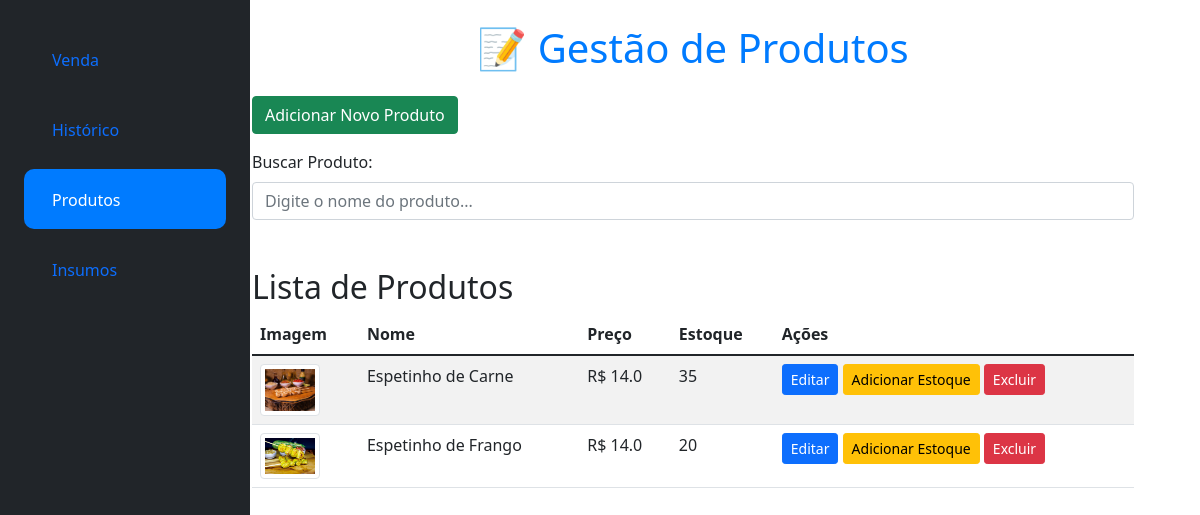
/produtos, run on an earlier commit of the app's database.
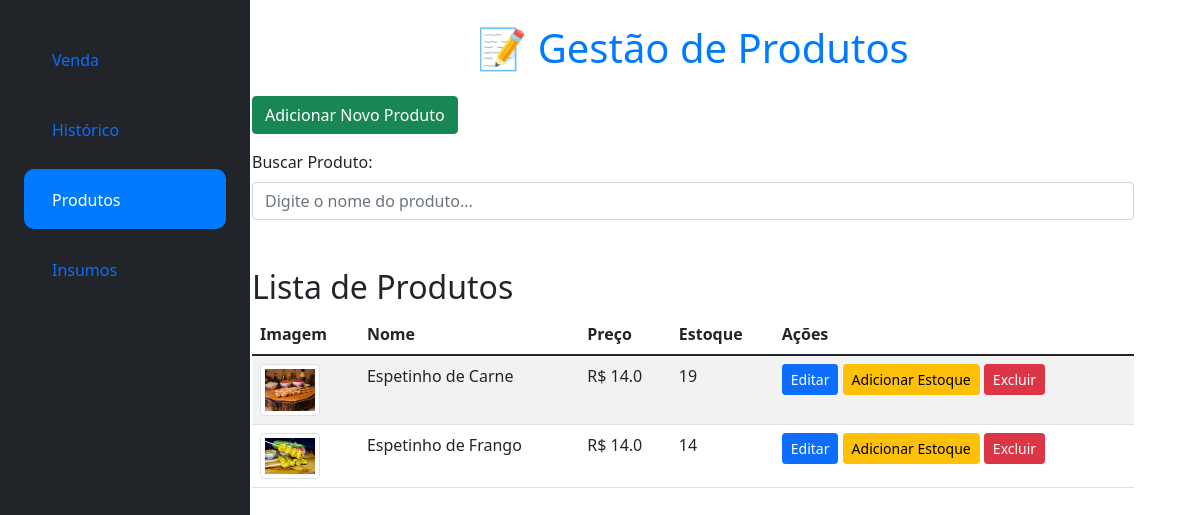
And on a later commit of the database.
### app.py (models this page shows)
class Produto(db.Model):
    id = db.Column(db.Integer, primary_key=True)
    nome = db.Column(db.String(100), nullable=False)
    preco = db.Column(db.Float, nullable=False)
    estoque = db.Column(db.Integer, default=0)
    imagem = db.Column(db.String(255))
    itens_venda = db.relationship('ItemVenda', back_populates='produto')

### app.py (the view, shortened to what this page needs)
@app.route('/produtos', methods=['GET', 'POST'])
def produtos():
    produtos = Produto.query.all()
    return render_template('produtos.html', produtos=produtos)

### templates/produtos.html (shortened to what this page needs)
{% extends 'base.html' %}
{% block content %}
<div class="container-fluid">
    <div class="row">
        <nav class="col-md-3 col-lg-2 d-md-block bg-dark text-white sidebar p-4">
            <div class="position-sticky">
                <ul class="nav flex-column">
                    <li class="nav-item">
                        <a class="nav-link {% if request.endpoint == 'venda' %} active {% endif %}" href="{{ url_for('venda') }}">
                             <span class="ms-2">Venda</span>
                        </a>
                    </li>
                    <li class="nav-item">
                        <a class="nav-link {% if request.endpoint == 'historico' %} active {% endif %}" href="{{ url_for('historico') }}">
                             <span class="ms-2">Histórico</span>
                        </a>
                    </li>
                    <li class="nav-item">
                        <a class="nav-link {% if request.endpoint == 'produtos' %} active {% endif %}" href="{{ url_for('produtos') }}">
                             <span class="ms-2">Produtos</span>
                        </a>
                    </li>
                    <li class="nav-item">
                        <a class="nav-link {% if request.endpoint == 'insumos' %} active {% endif %}" href="{{ url_for('insumos') }}">
                             <span class="ms-2">Insumos</span>
                        </a>
                    </li>
                </ul>
            </div>
        </nav>
        <main class="col-md-9 ms-sm-auto col-lg-10 px-4 main-content">
            <h1 class="mb-4 text-center text-primary">📝 Gestão de Produtos</h1>
            <button id="btnAdicionarProduto" class="btn btn-success mb-3" data-bs-toggle="modal" data-bs-target="#modalProduto">
                Adicionar Novo Produto
            </button>
            <div class="mb-3">
                <label for="search" class="form-label">Buscar Produto:</label>
                <input type="text" id="search" class="form-control" onkeyup="buscarProduto()" placeholder="Digite o nome do produto...">
            </div>
            <h2 class="mt-5">Lista de Produtos</h2>
            <table class="table table-striped" id="tabelaProdutos">
                <thead>
                    <tr>
                        <th>Imagem</th>
                        <th>Nome</th>
                        <th>Preço</th>
                        <th>Estoque</th>
                        <th>Ações</th>
                    </tr>
                </thead>
                <tbody>
                    {% for produto in produtos %}
                    <tr>
                        <td>
                            {% if produto.imagem %}
                                <img src="{{ url_for('static', filename='uploads/' ~ produto.imagem) }}" alt="Imagem do Produto" width="60" class="img-thumbnail">
                            {% else %}
                                <span class="text-muted">Sem imagem</span>
                            {% endif %}
                        </td>
                        <td>{{ produto.nome }}</td>
                        <td>R$ {{ produto.preco|round(2) }}</td>
                        <td>{{ produto.estoque }}</td>
                        <td>
                            <a href="{{ url_for('editar_produto', id=produto.id) }}" class="btn btn-primary btn-sm">Editar</a>
                            <a href="{{ url_for('adicionar_estoque', id=produto.id) }}" class="btn btn-warning btn-sm">Adicionar Estoque</a>
                            <form action="{{ url_for('deletar_produto', id=produto.id) }}" method="POST" style="display:inline;">
                                <button type="submit" class="btn btn-danger btn-sm" onclick="return confirm('Tem certeza que deseja excluir?')">Excluir</button>
                            </form>
                        </td>
                    </tr>
                    {% endfor %}
                </tbody>
            </table>
{% endblock %}

What changed in the data, as far as the page shows it:
changed Produto "Espetinho de Carne": estoque "35" → "19"
changed Produto "Espetinho de Frango": estoque "20" → "14"
